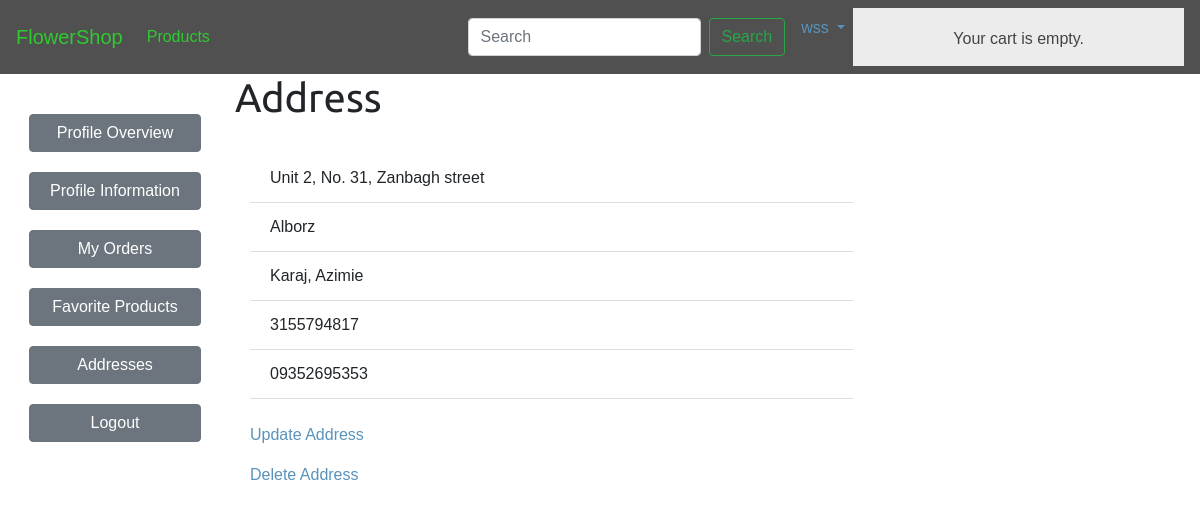
The page /users/address/15/ (signed in) on the database its author committed.
### users/models.py (models this page shows, shortened)
class Address(models.Model):
    profile = models.OneToOneField(Profile, on_delete=models.CASCADE)
    address_detail = models.CharField(max_length=250)
    state = models.CharField(max_length=100)
    postal_code = models.CharField(max_length=10)
    city = models.CharField(max_length=100)
    phone_regex = RegexValidator(
        regex=r'(0|\+98)?([ ]|-|[()]){0,2}9[1|2|3|4]([ ]|-|[()]){0,2}(?:[0-9]([ ]|-|[()]){0,2}){8}')
    phone_number = models.CharField(max_length=15)

### users/views.py (the view)
# urls.py: path('address/<int:pk>/', views.AddressDetailView.as_view(),
class AddressDetailView(LoginRequiredMixin, DetailView):
    model = Address
    context_object_name = "address"
    template_name = "users/address/detail.html"
    def get_queryset(self):
        return self.model.objects.filter(profile=self.request.user.profile)

### cart/cart.py (called while the page is built)
    def __len__(self):
        return sum(item['quantity'] for item in self.cart.values())

### cart/context_processors.py (called while the page is built)
def cart(request):
    return {'cart': Cart(request)}

### users/templates/users/address/detail.html
{% extends "shop/base.html" %}
{% load crispy_forms_tags %}
{% block content %}
<div id="sidebar">
    <ul>
        <li>
            <a href="{% url 'users:profile' %}" class="btn btn-secondary"
                >Profile Overview</a
            >
        </li>
        <li>
            <a href="{% url 'users:profile_update' %}" class="btn btn-secondary"
                >Profile Information</a
            >
        </li>
        <li><a href="{% url 'orders:orders' %}" class="btn btn-secondary">My Orders</a></li>
        <li><a href="#" class="btn btn-secondary">Favorite Products</a></li>
        <li><a href="{% url 'users:address_list' %}" class="btn btn-secondary">Addresses</a></li>
        <li>
            <a href="{% url 'users:logout' %}" class="btn btn-secondary">Logout</a>
        </li>
    </ul>
</div>
<h1>Address</h1>
<br>
<div class="row">
    <div class="col-8">
        <ul class="list-group list-group-flush">
            <li class="list-group-item">
                {{ address.address_detail }}
            </li>
            <li class="list-group-item">
                {{ address.state }}
            </li>
            <li class="list-group-item">
                {{ address.city }}
            </li>
            <li class="list-group-item">
                {{ address.postal_code }}
            </li>
            <li class="list-group-item">
                {{ address.phone_number }}
            </li>
        </ul>
        <br>
        <p><a href="{% url 'users:address_update' address.id %}">Update Address</a></p>
        <p><a href="{% url 'users:address_delete' address.id %}">Delete Address</a></p>
    </div>
<div class="col-2"></div>
{% endblock content %}

### shop/templates/shop/base.html (shortened to what this page needs)
{% load static %}
{% load thumbnail %}
<!doctype html>
<html lang="en">
<head>
    <link rel="stylesheet" href="https://maxcdn.bootstrapcdn.com/bootstrap/4.0.0/css/bootstrap.min.css"
>
    <link rel="stylesheet" href="{% static 'css/base.css' %}">
</head>
<body>
    <nav class="navbar navbar-expand-lg" id="navbar">
        <a class="navbar-brand" href="/" id="navbar-text">FlowerShop</a>
        <div class="collapse navbar-collapse" id="navbarSupportedContent">
            <ul class="navbar-nav mr-auto">
                <li class="nav-item">
                    <a class="nav-link" href="{% url 'shop:products' %}" id="navbar-text">Products</a>
                </li>
            </ul>
        </div>
        <form action="{% url 'shop:search_results' %}" method="get" class="form-inline my-2 my-lg-0">
            <input class="form-control mr-sm-2" name="q" type="text" placeholder="Search" aria-label="Search">
            <button class="btn btn-outline-success my-2 my-sm-0" type="submit">Search</button>
        </form>
        <ul class="navbar-nav ml-2">
            {% if user.is_authenticated %}
            <li class="nav-item dropdown">
                <a class="nav-link dropdown-toggle pull-right" href="#" id="navbarDropdown" role="button"
                    data-toggle="dropdown" aria-haspopup="true" aria-expanded="false">
                    {{ user.username }}
                </a>
            </li>
            <div id="subheader">
                <div class="cart">
                    {% with total_items=cart|length %}
                    {% if total_items > 0 %}
                    Your cart:
                    <a href="{% url "cart:cart" %}">
                        {{ total_items }} item{{ total_items|pluralize }},
                        ${{ cart.get_total_price }}
                    </a>
                    {% else %}
                    Your cart is empty.
                    {% endif %}
                    {% endwith %}
                </div>
            </div>
            {% else %}
            <li class="nav-item">
                <a class="nav-link" href="{% url 'users:login' %}" id="navbar-text">Login</a>
            </li>
            {% endif %}
        </ul>
    </nav>
    <div class="container-fluid">
        {% block content %}
        {% endblock content %}
    </div>
</body>
</html>

### shop/static/css/base.css (style rules this page uses)
body { height: 100%; margin: 0; padding: 0; font-family: helvetica, sans-serif; }
h1, h2, h3, h4, h5, h6 { font-family: "Ubuntu", sans-serif; font-weight: normal; }
a { text-decoration: none; color: #5993bb; }
#subheader { background: #ececec; color: #444; padding: 15px 100px; overflow: auto; }
#subheader .cart { float: right; padding-top: 4px; }
#sidebar { width: 220px; padding: 30px 20px 0 0; float: left; }
#sidebar ul { margin: 0; padding: 0; }
#sidebar ul li { margin: 0; list-style: none; padding: 10px 14px; }
#sidebar ul li a { display: block; }
#navbar { background-color: #505050; }
#navbar-text { color: rgb(47, 202, 47); }
.dropdown { position: relative; display: inline-block; }

### rows shown on the page
Address: address_detail "Unit 2, No. 31, Zanbagh street", state "Alborz", city "Karaj, Azimie", postal_code "3155794817", phone_number "09352695353"

### other values the page prints
{{ user.username }} "wss"
